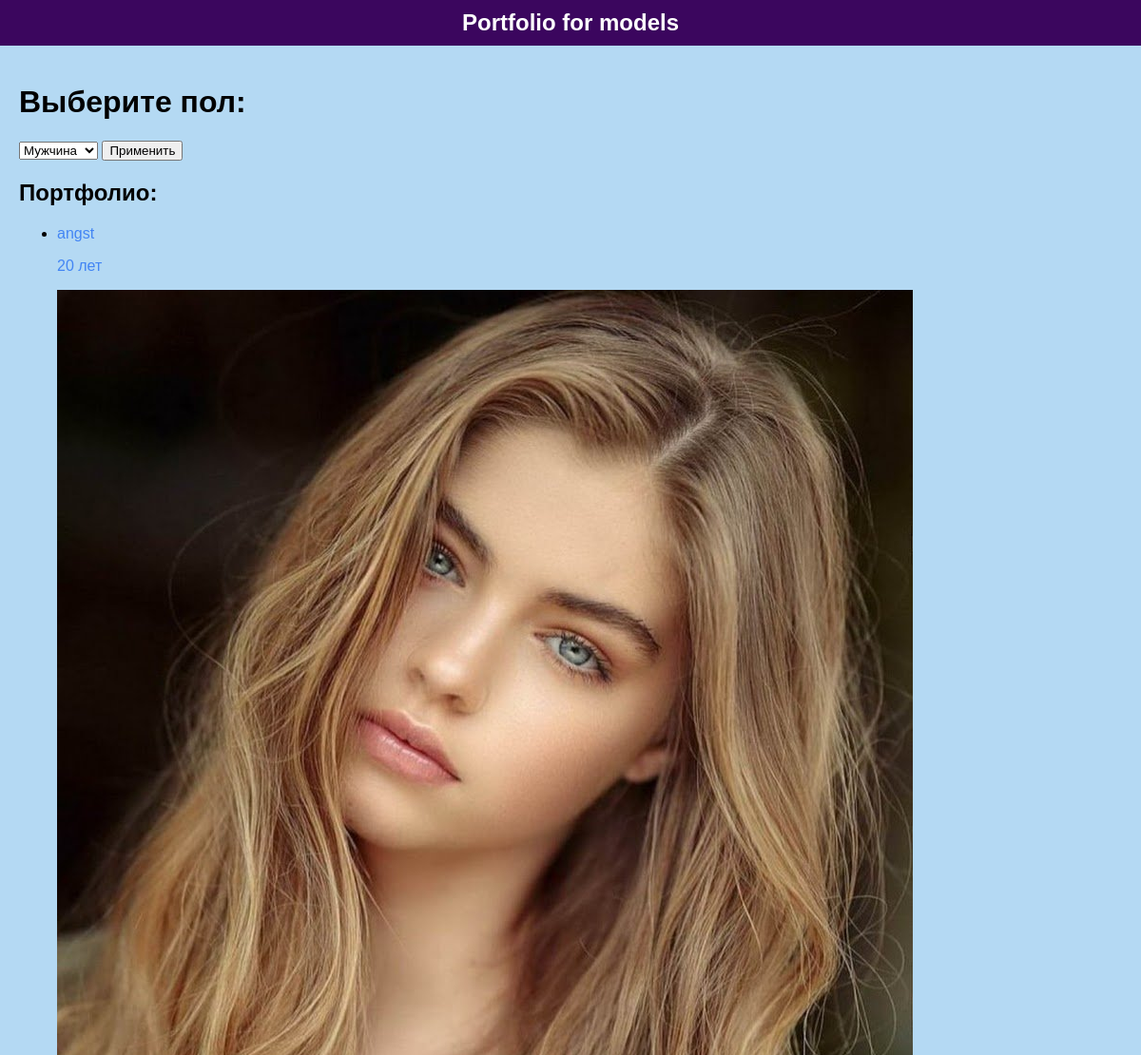
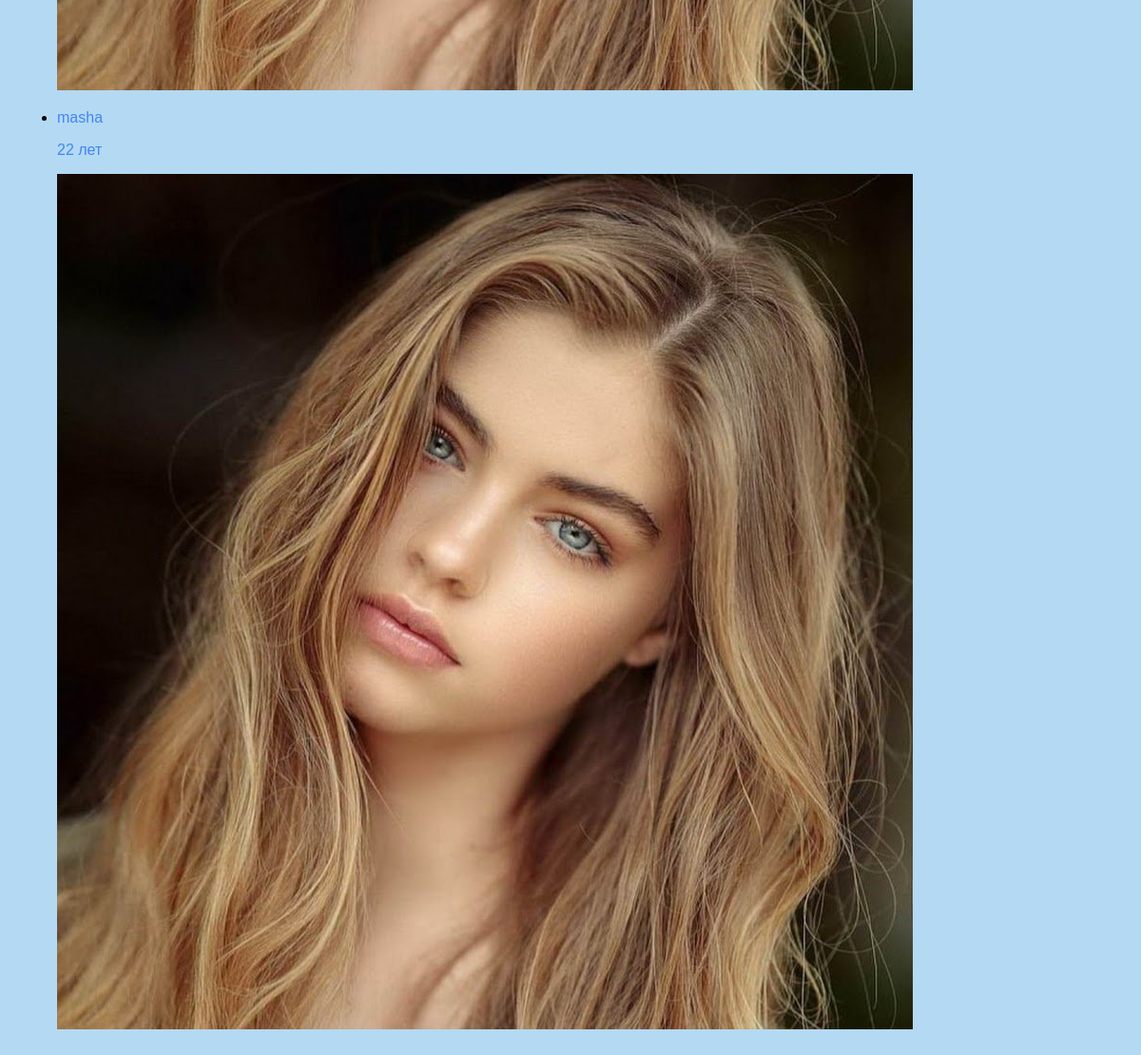
The page / on the database its author committed (2 pictures, top to bottom).
### portfolio/models.py (models this page shows, shortened)
class Profile(models.Model):
    user = models.OneToOneField(User, on_delete=models.CASCADE)
    name = models.CharField(max_length=100)
    age = models.IntegerField(default=0)
    photo = models.ImageField(upload_to='profiles/photos/')
    bio = models.TextField()
    rating = models.DecimalField(max_digits=2, decimal_places=1, default=0.0)
    def get_absolute_url(self):
        return reverse('portfolio:profile_detail', kwargs={'username': self.user.username})

### portfolio/views.py (the view)
# urls.py: path('', views.index, name='index'),
def index(request):
    profiles = Profile.objects.all()
    return render(request, 'portfolio/index.html', {'profiles': profiles})

### templates/portfolio/index.html (shortened to what this page needs)
{% extends "base.html" %}
{% load static %}
{% block content %}
    <h1>Выберите пол:</h1>
    <form action="{% url 'portfolio:index' %}" method="GET">
        <select name="gender">
            <option value="male">Мужчина</option>
        </select>
        <button type="submit">Применить</button>
    </form>
    <h2>Портфолио:</h2>
    <ul class="portfolio-list">
        {% for profile in profiles %}
            <li class="profile-item">
                <a href="{{ profile.get_absolute_url }}" class="profile-link">
                    <div class="profile-info">
                        <p class="profile-name">{{ profile.user.username }}</p>
                        <p class="profile-age">{{ profile.age }} лет</p>
                    </div>
                    <img src="{{ profile.photo.url }}" alt="{{ profile.user.username }}" class="profile-photo">
                </a>
            </li>
        {% endfor %}
    </ul>
{% endblock %}

### templates/base.html (shortened to what this page needs)
{% load static %}
<!DOCTYPE html>
<html>
<head>
    <link href="{% static "css/base.css" %}" rel="stylesheet">
</head>
<body>
    <div id="header">
        <a href="/" class="logo">Portfolio for models</a>
    </div>
    <div id="content">
        {% block content %}
        {% endblock %}
    </div>
</body>
</html>

### static/css/base.css (style rules this page uses)
#header { background-color: #3b065e; color: #fff; padding: 20px 0; text-align: center; }
.logo { text-decoration: none; font-size: 32px; font-weight: bold; color: #fff; }
body { font-family: Arial, sans-serif; background-color: #f9f9f9; margin: 0; padding: 0; }
#content { padding: 30px; }
a { text-decoration: none; color: #4285f4; transition: color 0.3s; }

### templates/base.html (style rules this page uses)
body { font-family: Arial, sans-serif; margin: 0; padding: 0; background-color: #b4d9f3; }
#header { background-color: #3b065e; color: #905cc0; padding: 10px 20px; }
.logo { text-decoration: #8a8a0f; color: #fff; font-weight: bold; font-size: 1.5em; }
#content { padding: 20px; }

### rows shown on the page
Profile: user.username "angst", age "20", photo (picture)
Profile: user.username "masha", age "22", photo (picture)
